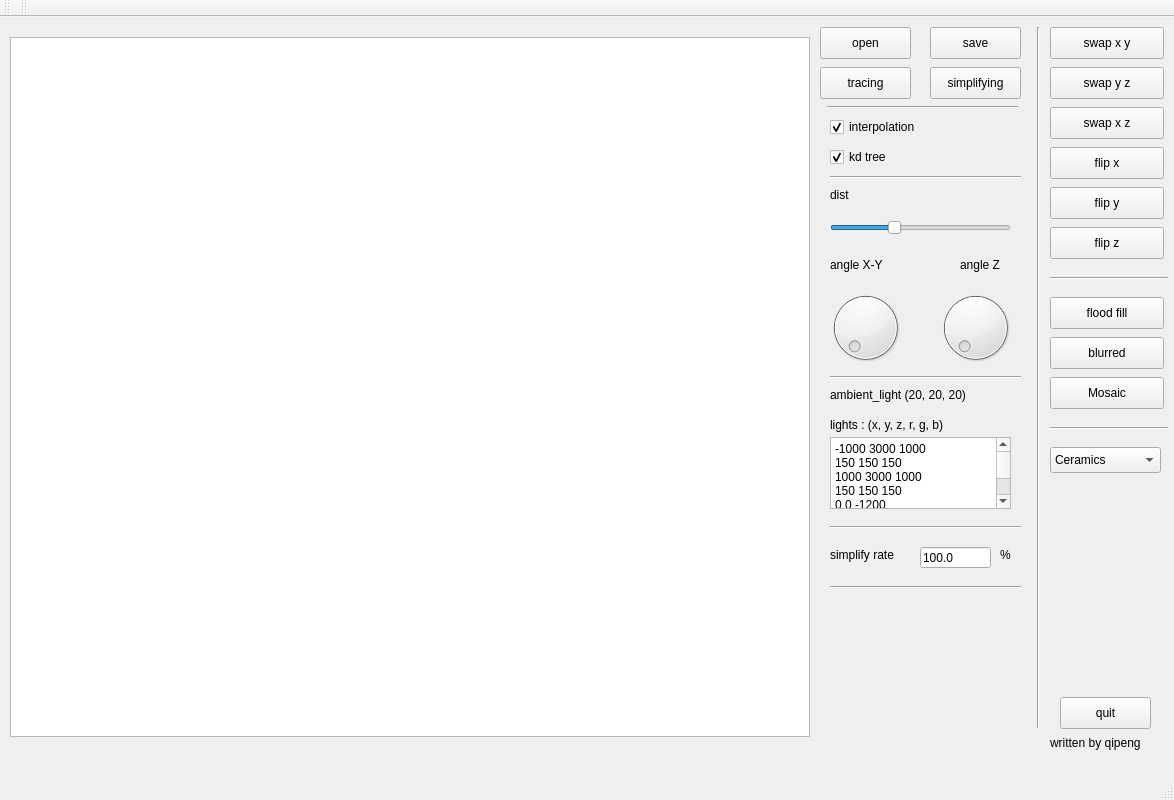
<?xml version="1.0" encoding="UTF-8"?>
<ui version="4.0">
 <class>MainWindow</class>
 <widget class="QMainWindow" name="MainWindow">
  <property name="geometry">
   <rect>
    <x>0</x>
    <y>0</y>
    <width>1174</width>
    <height>800</height>
   </rect>
  </property>
  <property name="windowTitle">
   <string>Q3DViewer</string>
  </property>
  <widget class="QWidget" name="centralWidget">
   <widget class="QGraphicsView" name="pic">
    <property name="geometry">
     <rect>
      <x>10</x>
      <y>20</y>
      <width>800</width>
      <height>700</height>
     </rect>
    </property>
    <property name="autoFillBackground">
     <bool>false</bool>
    </property>
   </widget>
   <widget class="QPushButton" name="begin_tracing">
    <property name="geometry">
     <rect>
      <x>820</x>
      <y>50</y>
      <width>91</width>
      <height>32</height>
     </rect>
    </property>
    <property name="text">
     <string>tracing</string>
    </property>
   </widget>
   <widget class="QPushButton" name="begin_simplify">
    <property name="geometry">
     <rect>
      <x>930</x>
      <y>50</y>
      <width>91</width>
      <height>32</height>
     </rect>
    </property>
    <property name="text">
     <string>simplifying</string>
    </property>
   </widget>
   <widget class="QCheckBox" name="interpolation">
    <property name="geometry">
     <rect>
      <x>830</x>
      <y>100</y>
      <width>181</width>
      <height>20</height>
     </rect>
    </property>
    <property name="text">
     <string>interpolation</string>
    </property>
    <property name="checked">
     <bool>true</bool>
    </property>
   </widget>
   <widget class="QCheckBox" name="kd_tree">
    <property name="geometry">
     <rect>
      <x>830</x>
      <y>130</y>
      <width>87</width>
      <height>20</height>
     </rect>
    </property>
    <property name="text">
     <string>kd tree</string>
    </property>
    <property name="checked">
     <bool>true</bool>
    </property>
   </widget>
   <widget class="Line" name="line">
    <property name="geometry">
     <rect>
      <x>827</x>
      <y>80</y>
      <width>191</width>
      <height>20</height>
     </rect>
    </property>
    <property name="orientation">
     <enum>Qt::Horizontal</enum>
    </property>
   </widget>
   <widget class="QLabel" name="label">
    <property name="geometry">
     <rect>
      <x>830</x>
      <y>370</y>
      <width>171</width>
      <height>16</height>
     </rect>
    </property>
    <property name="text">
     <string>ambient_light (20, 20, 20)</string>
    </property>
   </widget>
   <widget class="QLabel" name="label_3">
    <property name="geometry">
     <rect>
      <x>830</x>
      <y>170</y>
      <width>62</width>
      <height>16</height>
     </rect>
    </property>
    <property name="text">
     <string>dist</string>
    </property>
   </widget>
   <widget class="QLabel" name="label_5">
    <property name="geometry">
     <rect>
      <x>830</x>
      <y>240</y>
      <width>111</width>
      <height>16</height>
     </rect>
    </property>
    <property name="text">
     <string>angle X-Y</string>
    </property>
   </widget>
   <widget class="Line" name="line_2">
    <property name="geometry">
     <rect>
      <x>830</x>
      <y>150</y>
      <width>191</width>
      <height>20</height>
     </rect>
    </property>
    <property name="orientation">
     <enum>Qt::Horizontal</enum>
    </property>
   </widget>
   <widget class="Line" name="line_3">
    <property name="geometry">
     <rect>
      <x>830</x>
      <y>350</y>
      <width>191</width>
      <height>20</height>
     </rect>
    </property>
    <property name="orientation">
     <enum>Qt::Horizontal</enum>
    </property>
   </widget>
   <widget class="QPlainTextEdit" name="lights">
    <property name="geometry">
     <rect>
      <x>830</x>
      <y>420</y>
      <width>181</width>
      <height>72</height>
     </rect>
    </property>
    <property name="plainText">
     <string>-1000 3000 1000
150 150 150
1000 3000 1000
150 150 150
0 0 -1200
150 150 150
0 -3000 -1000
150 150 150</string>
    </property>
   </widget>
   <widget class="QLabel" name="label_6">
    <property name="geometry">
     <rect>
      <x>830</x>
      <y>400</y>
      <width>171</width>
      <height>16</height>
     </rect>
    </property>
    <property name="text">
     <string>lights : (x, y, z, r, g, b)</string>
    </property>
   </widget>
   <widget class="QSlider" name="dist">
    <property name="geometry">
     <rect>
      <x>830</x>
      <y>200</y>
      <width>181</width>
      <height>22</height>
     </rect>
    </property>
    <property name="minimum">
     <number>1</number>
    </property>
    <property name="maximum">
     <number>100</number>
    </property>
    <property name="value">
     <number>35</number>
    </property>
    <property name="orientation">
     <enum>Qt::Horizontal</enum>
    </property>
   </widget>
   <widget class="QDial" name="angle_xy">
    <property name="geometry">
     <rect>
      <x>820</x>
      <y>270</y>
      <width>91</width>
      <height>81</height>
     </rect>
    </property>
    <property name="maximum">
     <number>359</number>
    </property>
    <property name="value">
     <number>0</number>
    </property>
   </widget>
   <widget class="QLabel" name="label_7">
    <property name="geometry">
     <rect>
      <x>960</x>
      <y>240</y>
      <width>111</width>
      <height>16</height>
     </rect>
    </property>
    <property name="text">
     <string>angle Z</string>
    </property>
   </widget>
   <widget class="QDial" name="angle_z">
    <property name="geometry">
     <rect>
      <x>930</x>
      <y>270</y>
      <width>91</width>
      <height>81</height>
     </rect>
    </property>
    <property name="maximum">
     <number>359</number>
    </property>
    <property name="value">
     <number>0</number>
    </property>
   </widget>
   <widget class="QPushButton" name="open">
    <property name="geometry">
     <rect>
      <x>820</x>
      <y>10</y>
      <width>91</width>
      <height>32</height>
     </rect>
    </property>
    <property name="text">
     <string>open</string>
    </property>
   </widget>
   <widget class="QPushButton" name="save">
    <property name="geometry">
     <rect>
      <x>930</x>
      <y>10</y>
      <width>91</width>
      <height>32</height>
     </rect>
    </property>
    <property name="text">
     <string>save</string>
    </property>
   </widget>
   <widget class="QPushButton" name="quit_it">
    <property name="geometry">
     <rect>
      <x>1060</x>
      <y>680</y>
      <width>91</width>
      <height>32</height>
     </rect>
    </property>
    <property name="text">
     <string>quit</string>
    </property>
   </widget>
   <widget class="Line" name="line_4">
    <property name="geometry">
     <rect>
      <x>830</x>
      <y>500</y>
      <width>191</width>
      <height>20</height>
     </rect>
    </property>
    <property name="orientation">
     <enum>Qt::Horizontal</enum>
    </property>
   </widget>
   <widget class="QLineEdit" name="target_rate">
    <property name="geometry">
     <rect>
      <x>920</x>
      <y>530</y>
      <width>71</width>
      <height>21</height>
     </rect>
    </property>
    <property name="text">
     <string>100.0</string>
    </property>
   </widget>
   <widget class="QLabel" name="label_2">
    <property name="geometry">
     <rect>
      <x>830</x>
      <y>530</y>
      <width>91</width>
      <height>16</height>
     </rect>
    </property>
    <property name="text">
     <string>simplify rate</string>
    </property>
   </widget>
   <widget class="QLabel" name="label_4">
    <property name="geometry">
     <rect>
      <x>1000</x>
      <y>530</y>
      <width>16</width>
      <height>16</height>
     </rect>
    </property>
    <property name="text">
     <string>%</string>
    </property>
   </widget>
   <widget class="Line" name="line_5">
    <property name="geometry">
     <rect>
      <x>830</x>
      <y>560</y>
      <width>191</width>
      <height>20</height>
     </rect>
    </property>
    <property name="orientation">
     <enum>Qt::Horizontal</enum>
    </property>
   </widget>
   <widget class="Line" name="line_6">
    <property name="geometry">
     <rect>
      <x>1030</x>
      <y>10</y>
      <width>16</width>
      <height>701</height>
     </rect>
    </property>
    <property name="orientation">
     <enum>Qt::Vertical</enum>
    </property>
   </widget>
   <widget class="QPushButton" name="sxy">
    <property name="geometry">
     <rect>
      <x>1050</x>
      <y>10</y>
      <width>114</width>
      <height>32</height>
     </rect>
    </property>
    <property name="text">
     <string>swap x y</string>
    </property>
   </widget>
   <widget class="QPushButton" name="syz">
    <property name="geometry">
     <rect>
      <x>1050</x>
      <y>50</y>
      <width>114</width>
      <height>32</height>
     </rect>
    </property>
    <property name="text">
     <string>swap y z</string>
    </property>
   </widget>
   <widget class="QPushButton" name="sxz">
    <property name="geometry">
     <rect>
      <x>1050</x>
      <y>90</y>
      <width>114</width>
      <height>32</height>
     </rect>
    </property>
    <property name="text">
     <string>swap x z</string>
    </property>
   </widget>
   <widget class="QPushButton" name="fx">
    <property name="geometry">
     <rect>
      <x>1050</x>
      <y>130</y>
      <width>114</width>
      <height>32</height>
     </rect>
    </property>
    <property name="text">
     <string>flip x</string>
    </property>
   </widget>
   <widget class="QPushButton" name="fy">
    <property name="geometry">
     <rect>
      <x>1050</x>
      <y>170</y>
      <width>114</width>
      <height>32</height>
     </rect>
    </property>
    <property name="text">
     <string>flip y</string>
    </property>
   </widget>
   <widget class="QPushButton" name="fz">
    <property name="geometry">
     <rect>
      <x>1050</x>
      <y>210</y>
      <width>114</width>
      <height>32</height>
     </rect>
    </property>
    <property name="text">
     <string>flip z</string>
    </property>
   </widget>
   <widget class="QPushButton" name="fill">
    <property name="geometry">
     <rect>
      <x>1050</x>
      <y>280</y>
      <width>114</width>
      <height>32</height>
     </rect>
    </property>
    <property name="text">
     <string>flood fill</string>
    </property>
   </widget>
   <widget class="Line" name="line_7">
    <property name="geometry">
     <rect>
      <x>1050</x>
      <y>260</y>
      <width>118</width>
      <height>3</height>
     </rect>
    </property>
    <property name="orientation">
     <enum>Qt::Horizontal</enum>
    </property>
   </widget>
   <widget class="QPushButton" name="antia">
    <property name="geometry">
     <rect>
      <x>1050</x>
      <y>320</y>
      <width>114</width>
      <height>32</height>
     </rect>
    </property>
    <property name="text">
     <string>blurred</string>
    </property>
   </widget>
   <widget class="QPushButton" name="mosaic">
    <property name="geometry">
     <rect>
      <x>1050</x>
      <y>360</y>
      <width>114</width>
      <height>32</height>
     </rect>
    </property>
    <property name="text">
     <string>Mosaic</string>
    </property>
   </widget>
   <widget class="QLabel" name="label_8">
    <property name="geometry">
     <rect>
      <x>1050</x>
      <y>710</y>
      <width>121</width>
      <height>31</height>
     </rect>
    </property>
    <property name="text">
     <string>written by qipeng</string>
    </property>
   </widget>
   <widget class="Line" name="line_8">
    <property name="geometry">
     <rect>
      <x>1050</x>
      <y>410</y>
      <width>118</width>
      <height>3</height>
     </rect>
    </property>
    <property name="orientation">
     <enum>Qt::Horizontal</enum>
    </property>
   </widget>
   <widget class="QComboBox" name="texture">
    <property name="geometry">
     <rect>
      <x>1050</x>
      <y>430</y>
      <width>111</width>
      <height>26</height>
     </rect>
    </property>
    <item>
     <property name="text">
      <string>Ceramics</string>
     </property>
    </item>
    <item>
     <property name="text">
      <string>Silver</string>
     </property>
    </item>
    <item>
     <property name="text">
      <string>Mirror</string>
     </property>
    </item>
    <item>
     <property name="text">
      <string>Glass</string>
     </property>
    </item>
   </widget>
  </widget>
  <widget class="QMenuBar" name="menuBar">
   <property name="geometry">
    <rect>
     <x>0</x>
     <y>0</y>
     <width>1174</width>
     <height>22</height>
    </rect>
   </property>
  </widget>
  <widget class="QToolBar" name="mainToolBar">
   <attribute name="toolBarArea">
    <enum>TopToolBarArea</enum>
   </attribute>
   <attribute name="toolBarBreak">
    <bool>false</bool>
   </attribute>
  </widget>
  <widget class="QStatusBar" name="statusBar"/>
  <widget class="QToolBar" name="toolBar">
   <property name="windowTitle">
    <string>toolBar</string>
   </property>
   <attribute name="toolBarArea">
    <enum>TopToolBarArea</enum>
   </attribute>
   <attribute name="toolBarBreak">
    <bool>false</bool>
   </attribute>
  </widget>
  <action name="open_action">
   <property name="text">
    <string>Open</string>
   </property>
  </action>
  <action name="save_action">
   <property name="text">
    <string>Save</string>
   </property>
  </action>
  <action name="quit_action">
   <property name="text">
    <string>Quit</string>
   </property>
  </action>
 </widget>
 <layoutdefault spacing="6" margin="11"/>
 <resources/>
 <connections/>
</ui>
